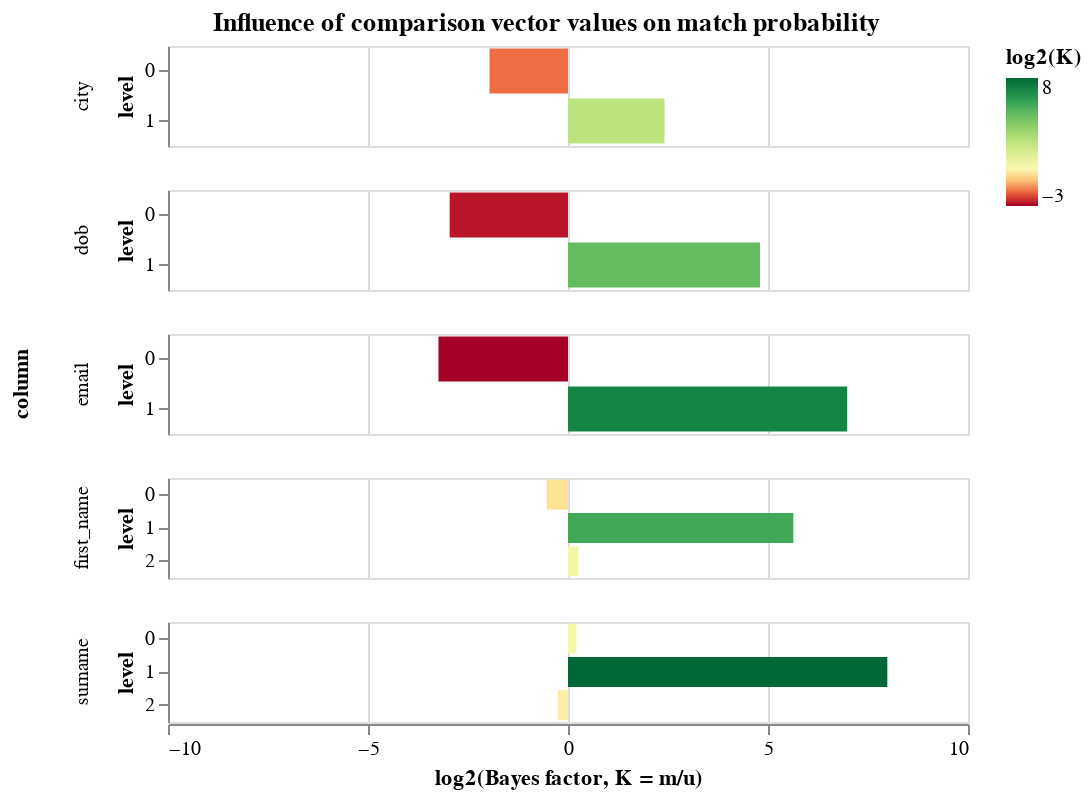

Notebook source saved alongside this figure:
### Markdown cell above
An alternative representation of the parameters displays them in terms of the effect different values in the comparison vectors have on the match probability:

### Code cell
params.bayes_factor_chart()

### Figure 1 — Vega-Lite specification as saved in the notebook (floating-point values rounded to 4 significant figures)
{"config": {"view": {"continuousWidth": 400, "continuousHeight": 300, "height": 300, "width": 400}, "mark": {"tooltip": null}, "title": {"anchor": "middle"}}, "data": {"name": "data-b31065698c518653885dd4d39203dcde"}, "mark": {"type": "bar", "clip": true}, "encoding": {"color": {"type": "quantitative", "field": "logk", "scale": {"domainMid": 0.0, "scheme": "redyellowgreen"}, "title": "log2(K)"}, "row": {"type": "nominal", "field": "column", "sort": {"field": "column"}}, "tooltip": [{"type": "nominal", "field": "column"}, {"type": "quantitative", "field": "bayes_factor", "title": "Bayes factor, K"}, {"type": "quantitative", "field": "logk", "title": "log2(K)"}], "x": {"type": "quantitative", "axis": {"title": "log2(Bayes factor, K = m/u)", "values": [-10, -5, 0, 5, 10]}, "field": "logk", "scale": {"domain": [-10, 10]}}, "y": {"type": "nominal", "field": "level"}}, "height": 50, "resolve": {"scale": {"y": "independent"}}, "title": "Influence of comparison vector values on match probability", "transform": [{"calculate": "(log(datum.bayes_factor) / log(2))", "as": "logk"}], "$schema": "https://vega.github.io/schema/vega-lite/v3.4.0.json", "datasets": {"data-b31065698c518653885dd4d39203dcde": [{"level": 0, "column": "first_name", "m": 0.3634, "u": 0.5263, "level_proportion": 0.461, "bayes_factor": 0.6904}, {"level": 1, "column": "first_name", "m": 0.0696, "u": 0.001403, "level_proportion": 0.02873, "bayes_factor": 49.61}, {"level": 2, "column": "first_name", "m": 0.567, "u": 0.4723, "level_proportion": 0.5103, "bayes_factor": 1.201}, {"level": 0, "column": "surname", "m": 0.3766, "u": 0.3261, "level_proportion": 0.3463, "bayes_factor": 1.155}, {"level": 1, "column": "surname", "m": 0.0588, "u": 0.0002324, "level_proportion": 0.02371, "bayes_factor": 253.0}, {"level": 2, "column": "surname", "m": 0.5646, "u": 0.6737, "level_proportion": 0.6299, "bayes_factor": 0.838}, {"level": 0, "column": "dob", "m": 0.1246, "u": 0.9686, "level_proportion": 0.6304, "bayes_factor": 0.1287}, {"level": 1, "column": "dob", "m": 0.8754, "u": 0.0314, "level_proportion": 0.3696, "bayes_factor": 27.88}, {"level": 0, "column": "city", "m": 0.2191, "u": 0.8534, "level_proportion": 0.5992, "bayes_factor": 0.2567}, {"level": 1, "column": "city", "m": 0.7809, "u": 0.1466, "level_proportion": 0.4008, "bayes_factor": 5.327}, {"level": 0, "column": "email", "m": 0.1052, "u": 0.9929, "level_proportion": 0.6371, "bayes_factor": 0.106}, {"level": 1, "column": "email", "m": 0.8948, "u": 0.007089, "level_proportion": 0.3629, "bayes_factor": 126.2}]}}
